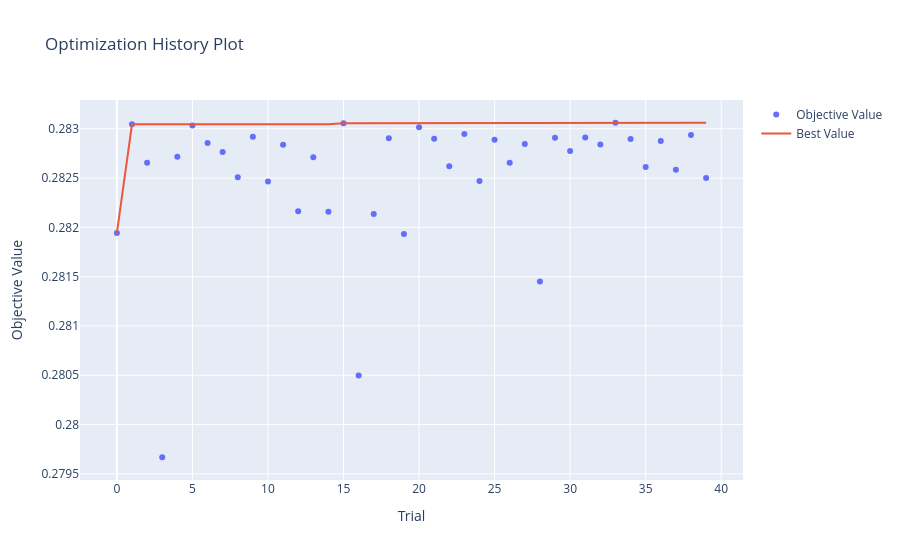

Source (notebook cell):
### Code cell
optuna.visualization.plot_optimization_history(optuna_study)

### Figure 1 — Plotly figure (JSON) as saved in the notebook; plotly's stock layout.template omitted (floating-point values rounded to 4 significant figures)
{"data": [{"mode": "markers", "name": "Objective Value", "type": "scatter", "x": [0, 1, 2, 3, 4, 5, 6, 7, 8, 9, 10, 11, 12, 13, 14, 15, 16, 17, 18, 19, 20, 21, 22, 23, 24, 25, 26, 27, 28, 29, 30, 31, 32, 33, 34, 35, 36, 37, 38, 39], "y": [0.2819, 0.283, 0.2827, 0.2797, 0.2827, 0.283, 0.2829, 0.2828, 0.2825, 0.2829, 0.2825, 0.2828, 0.2822, 0.2827, 0.2822, 0.2831, 0.2805, 0.2821, 0.2829, 0.2819, 0.283, 0.2829, 0.2826, 0.2829, 0.2825, 0.2829, 0.2827, 0.2828, 0.2815, 0.2829, 0.2828, 0.2829, 0.2828, 0.2831, 0.2829, 0.2826, 0.2829, 0.2826, 0.2829, 0.2825]}, {"mode": "lines", "name": "Best Value", "type": "scatter", "x": [0, 1, 2, 3, 4, 5, 6, 7, 8, 9, 10, 11, 12, 13, 14, 15, 16, 17, 18, 19, 20, 21, 22, 23, 24, 25, 26, 27, 28, 29, 30, 31, 32, 33, 34, 35, 36, 37, 38, 39], "y": [0.2819, 0.283, 0.283, 0.283, 0.283, 0.283, 0.283, 0.283, 0.283, 0.283, 0.283, 0.283, 0.283, 0.283, 0.283, 0.2831, 0.2831, 0.2831, 0.2831, 0.2831, 0.2831, 0.2831, 0.2831, 0.2831, 0.2831, 0.2831, 0.2831, 0.2831, 0.2831, 0.2831, 0.2831, 0.2831, 0.2831, 0.2831, 0.2831, 0.2831, 0.2831, 0.2831, 0.2831, 0.2831]}, {"marker": {"color": "#cccccc"}, "mode": "markers", "name": "Infeasible Trial", "showlegend": false, "type": "scatter", "x": [], "y": []}], "layout": {"title": {"text": "Optimization History Plot"}, "xaxis": {"title": {"text": "Trial"}}, "yaxis": {"title": {"text": "Objective Value"}}}}
